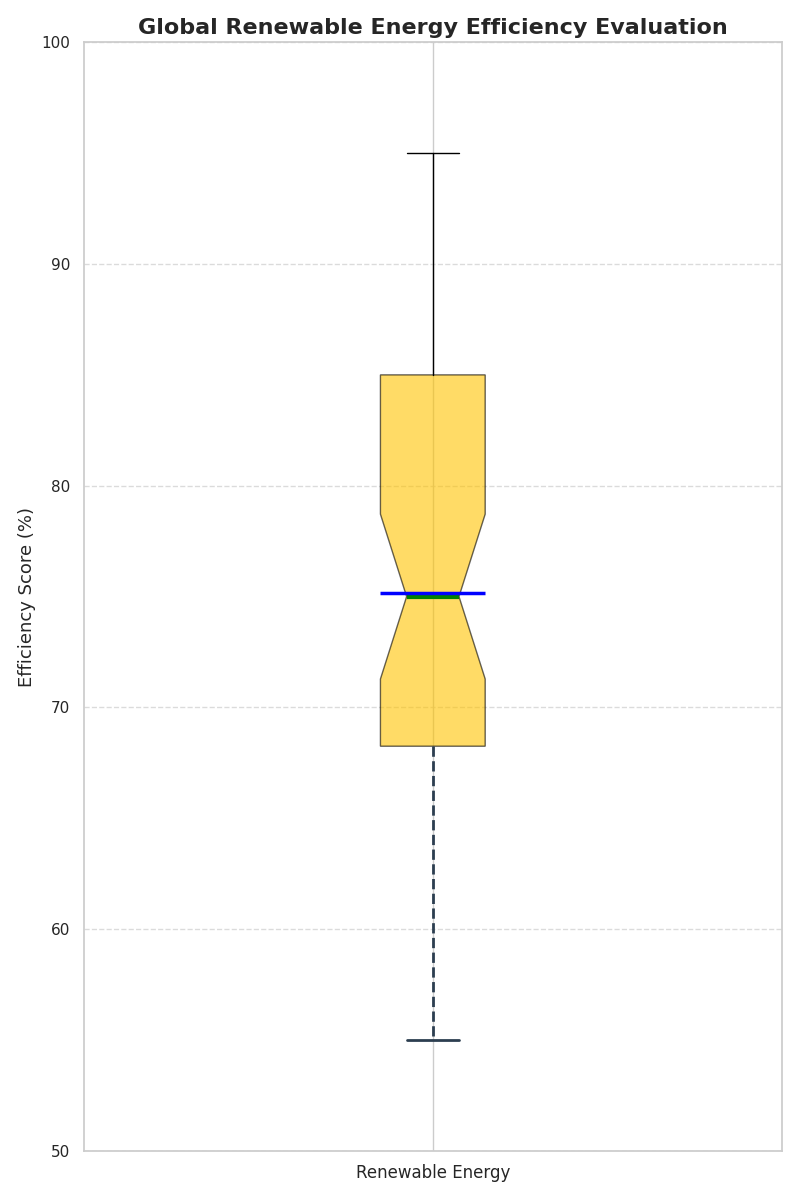

The Python source for this figure:
import matplotlib.pyplot as plt

# Efficiency scores for renewable energy sources across different regions
energy_sources = ['Renewable Energy']
efficiency_data = [
    75, 85, 80, 88, 90, 95, 93, 77, 82, 78,  # Solar
    60, 72, 68, 66, 74, 75, 73, 71, 70, 69,  # Wind
    85, 87, 90, 92, 88, 85, 89, 91, 86, 84,  # Hydroelectric
    55, 60, 58, 62, 59, 57, 61, 63, 64, 56,  # Biomass
    70, 72, 73, 78, 80, 75, 77, 76, 74, 71,  # Geothermal
]

# Create the plot
fig, ax = plt.subplots(figsize=(8, 12))

# Vertical box plot for single group of combined data
bp = ax.boxplot(efficiency_data, vert=True, patch_artist=True, notch=True, showmeans=True,
                meanline=True, meanprops=dict(linestyle='-', linewidth=2.5, color='blue'))

# Customizing colors for the box
bp['boxes'][0].set(facecolor='#FFC300', alpha=0.6)

# Enhance medians, whiskers, and caps
for whisker, cap, median in zip(bp['whiskers'], bp['caps'], bp['medians']):
    whisker.set(color='#2C3E50', linewidth=2, linestyle="--")
    cap.set(color='#2C3E50', linewidth=2)
    median.set(color='green', linewidth=3)

# Adding title and labels
ax.set_title('Global Renewable Energy Efficiency Evaluation', fontsize=16, fontweight='bold')
ax.set_ylabel('Efficiency Score (%)', fontsize=13)
ax.set_xticklabels(energy_sources, fontsize=12)

# Grid and limits
ax.yaxis.grid(True, linestyle='--', alpha=0.7)
ax.set_ylim(50, 100)

# Automatically adjust layout to prevent label overlap
plt.tight_layout()

# Show the plot
plt.show()
